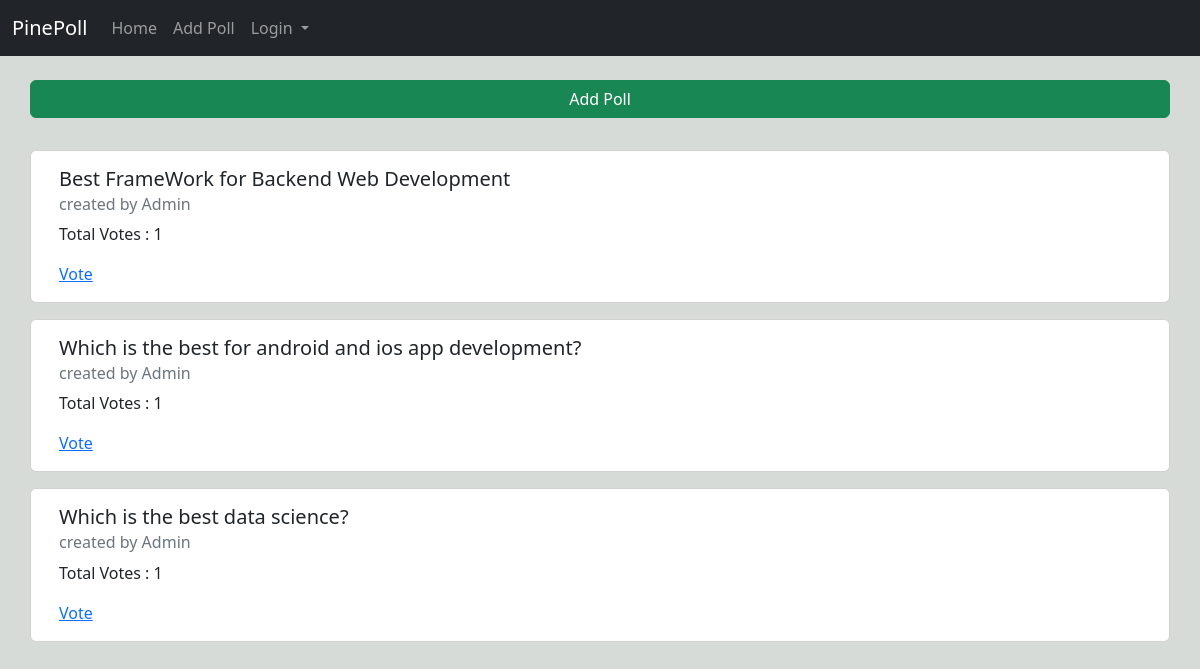
The page / on the database its author committed.
### core/models.py (models this page shows, shortened)
class Topic(models.Model):
	name = models.CharField(blank=False,max_length=250)
	owner = models.ForeignKey(User,on_delete=models.CASCADE)
	def total_voters(self):
		choices = Choice.objects.filter(topic__id=self.id)
		total_voters = 0
		for i in choices:
			total_voters += i.voters.count()
		return total_voters

class Choice(models.Model):
	name = models.CharField(blank=False,max_length=250)
	topic = models.ForeignKey(Topic,on_delete=models.CASCADE)
	voters = models.ManyToManyField(User,blank=True)

### core/views.py (the view)
# urls.py: path('',views.topics,name='topics'),
def topics(request):
	topics = Topic.objects.all()
	return render(request,'topics.html',{
			'topics':topics
		})

### core/templates/topics.html (shortened to what this page needs)
{% extends 'base.html' %}
{% block content %}
<br/>
{% if topics %}
	<div class="row" style="margin-bottom:2rem;">
		<a href="{% url 'add-topic' %}" class="btn btn-success">Add Poll</a>
	</div>
	<div class="row">
	{% for topic in topics %}
		<div class="card" style="width: 100%;margin-bottom: 1rem;">
	  		<div class="card-body">
	    		<h5 class="card-title">{{ topic.name }}</h5>
	    		<h6 class="card-subtitle mb-2 text-muted">created by {{ topic.owner }}</h6>
	    		<p class="card-text">Total Votes : {{ topic.total_voters }}</p>
	    		<a href="{% url 'topic' topic.id %}" class="card-link">Vote</a>
	  		</div>
		</div>
	{% endfor %}
{% else %}
	<center><h1>No Polls here</h1><a href="{% url 'add-topic' %}">Add Poll</a></center>
{% endif %}
</div>
{% endblock %}

### rows shown on the page
Topic: name "Best FrameWork for Backend Web Development", owner "Admin", total_voters "1"
Topic: name "Which is the best for android and ios app development?", owner "Admin", total_voters "1"
Topic: name "Which is the best data science?", owner "Admin", total_voters "1"
